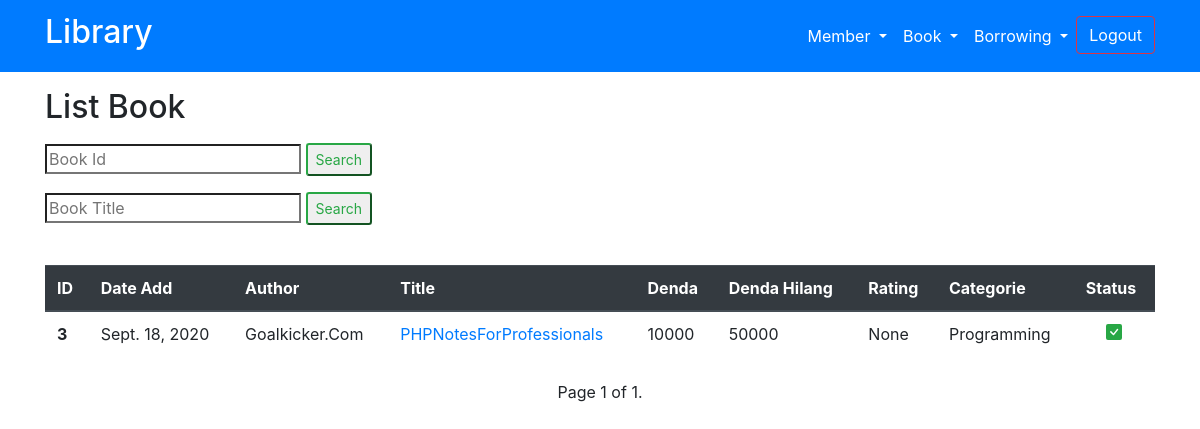
Before: /book-list/ (signed in) with the older database file.
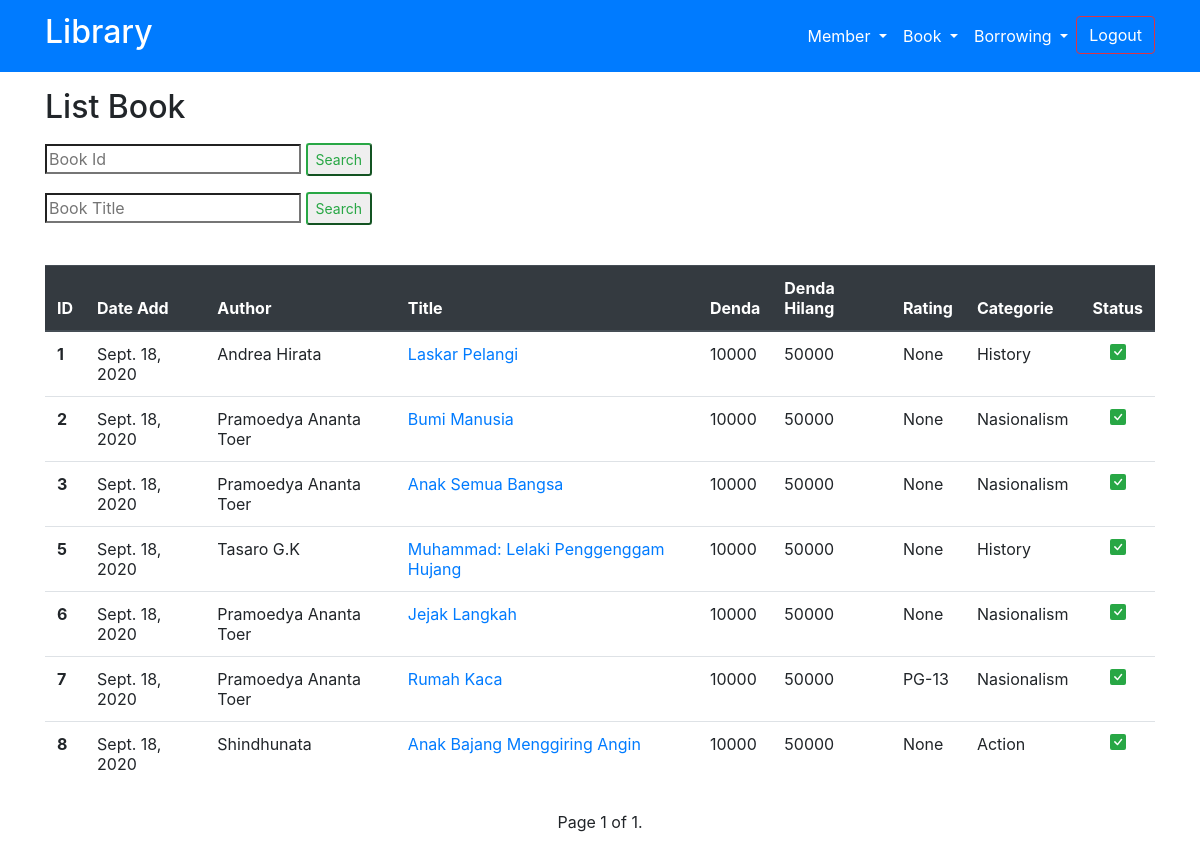
After: the same page with the newer database file.
### my_app/models.py (models this page shows, shortened)
class Book(models.Model):
    dateAdd = models.DateField(auto_now_add=True)
    author = models.CharField(max_length=50)
    title = models.CharField(max_length=50)
    denda = models.IntegerField(default=10000)
    denda_hilang = models.IntegerField(default=50000)
    status = models.BooleanField(default=True)
    status_dipinjam = models.BooleanField(default=False)
    rating = models.ForeignKey(Rating, on_delete=models.CASCADE,)
    categorie = models.ForeignKey(Categorie, on_delete=models.CASCADE,)
    user = models.ForeignKey(User, on_delete=models.CASCADE)
    class Meta:
        verbose_name = "Book"
        verbose_name_plural = "Books"
        ordering = ['-dateAdd']

class Rating(models.Model):
    name = models.CharField(max_length=10)
    class Meta:
        verbose_name = "Rating"
        verbose_name_plural = "Ratings"
    def __str__(self):
        return self.name

class Categorie(models.Model):
    name = models.CharField(max_length=30)
    class Meta:
        verbose_name = "Categorie"
        verbose_name_plural = "Categories"
    def __str__(self):
        return self.name

### my_app/views.py (the view, shortened to what this page needs)
# urls.py: path('book-list/', views.book_list, name='book-list'),
def book_list(request):
    if request.user.is_authenticated:
        page = 'Book'
        with_paginator = True
        data = Book.objects.filter(status=True).order_by('id')
        paginator = Paginator(data, 100)
        pageNum = request.GET.get('page')
        dataresult = paginator.get_page(pageNum)
        return render(request, 'home/list-book.html', {
            'page': page,
            'data': dataresult,
            'with_paginator': with_paginator,
        })
    else:
        return HttpResponseRedirect(reverse('login'))

### templates/home/list-book.html (shortened to what this page needs)
{% extends 'base.html' %}
{% load static %}
{% block content %}
<div class="container my-3 text-capitalize">
    <h2 class="mb-3">List {{page}}</h2>
    <div class="row justify-content-right">
        <div class="col">
            <form action="" method="post">
                <div class="form-group">
                    <input type="search" name="id" id="" placeholder="Book Id" required>
                    <input type="submit" value="Search" class="btn-sm btn-outline-success">
                </div>
            </form>
            <form action="" method="post">
                <div class="form-group">
                    <input type="search" name="nama" id="" placeholder="Book Title" required>
                    <input type="submit" value="Search" class="btn-sm btn-outline-success">
                </div>
            </form>
        </div>
    </div>
</div>
<div class="container my-4 text-capitalize">
    <table class="table table-hover">
        <thead class="thead-dark">
            <th scope="col">ID</th>
            <th scope="col">date add</th>
            <th scope="col">author</th>
            <th scope="col">title</th>
            <th scope="col">denda</th>
            <th scope="col">denda hilang</th>
            <th scope="col">rating</th>
            <th scope="col">categorie</th>
            <th scope="col">status</th>
        </thead>
        <tbody>
            {% for i in data %}
            <tr>
                <th scope="row">{{i.id}}</th>
                <td>{{i.dateAdd}}</td>
                <td>{{i.author}}</td>
                <td class="text-info"><a href="../history-book/{{i.id}}/">{{i.title}}</a></td>
                <td class="">{{i.denda}}</td>
                <td>{{i.denda_hilang}}</td>
                <td>{{i.rating}}</td>
                <td>{{i.categorie}}</td>
                {% if i.status is True %}
                <td class="text-success text-center">
                </td>
                {% endif %}
            </tr>
            {% endfor %}
        </tbody>
    </table>
</div>
{% if with_paginator is True %}
<div class="container">
    <div class="row">
        <div class="col text-center">
            <span> Page {{ data.number }} of {{ data.paginator.num_pages }}.</span>
        </div>
    </div>
</div>
{% endif %}
{% endblock content %}

Changed rows visible on the page:
now on this page (row edited): Book: id "1", dateAdd "Sept. 18, 2020", author "Andrea Hirata", title "Laskar Pelangi", denda "10000", denda_hilang "50000", rating "None", categorie "History", status True (drawn)
added Book: id "2", dateAdd "Sept. 18, 2020", author "Pramoedya Ananta Toer", title "Bumi Manusia", denda "10000", denda_hilang "50000", rating "None", categorie "Nasionalism", status True (drawn)
changed Book id 3: author "Goalkicker.com" → "Pramoedya Ananta Toer"; title "PHPNotesForProfessionals" → "Anak Semua Bangsa"; categorie "Programming" → "Nasionalism"
added Book: id "5", dateAdd "Sept. 18, 2020", author "Tasaro G.K", title "Muhammad: Lelaki Penggenggam Hujang", denda "10000", denda_hilang "50000", rating "None", categorie "History", status True (drawn)
added Book: id "6", dateAdd "Sept. 18, 2020", author "Pramoedya Ananta Toer", title "Jejak Langkah", denda "10000", denda_hilang "50000", rating "None", categorie "Nasionalism", status True (drawn)
added Book: id "7", dateAdd "Sept. 18, 2020", author "Pramoedya Ananta Toer", title "Rumah Kaca", denda "10000", denda_hilang "50000", rating "PG-13", categorie "Nasionalism", status True (drawn)
added Book: id "8", dateAdd "Sept. 18, 2020", author "Shindhunata", title "Anak Bajang Menggiring Angin", denda "10000", denda_hilang "50000", rating "None", categorie "Action", status True (drawn)
